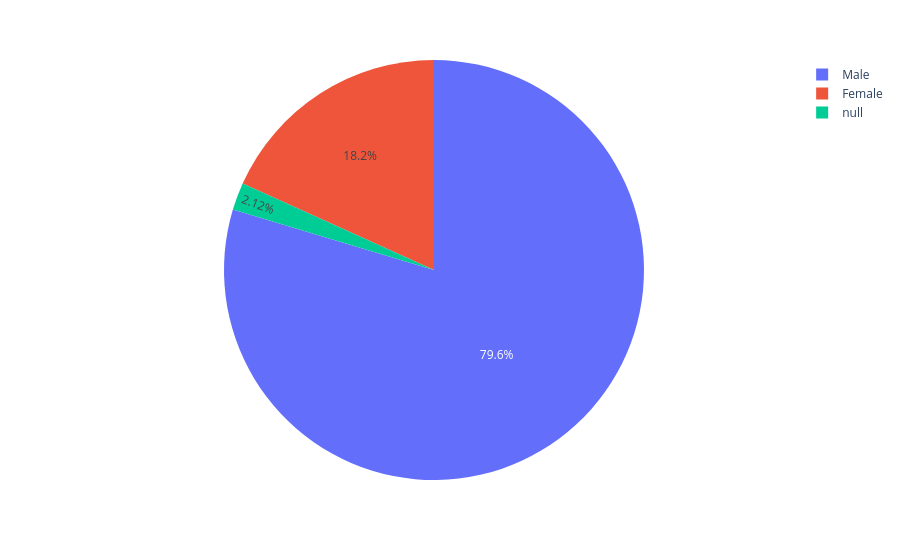

Source (notebook cell):
### Code cell
px.pie(df, names="Gender")

### Figure 1 — Plotly figure (JSON) as saved in the notebook; plotly's stock layout.template omitted (floating-point values rounded to 4 significant figures; data arrays with more than 128 entries replaced by an {"elided": "..."} marker saying what was removed)
{"data": [{"domain": {"x": [0, 1], "y": [0, 1]}, "hovertemplate": "Gender=%{label}<extra></extra>", "labels": {"elided": "614 str values"}, "legendgroup": "", "name": "", "showlegend": true, "type": "pie"}], "layout": {"legend": {"tracegroupgap": 0}, "margin": {"t": 60}}}
